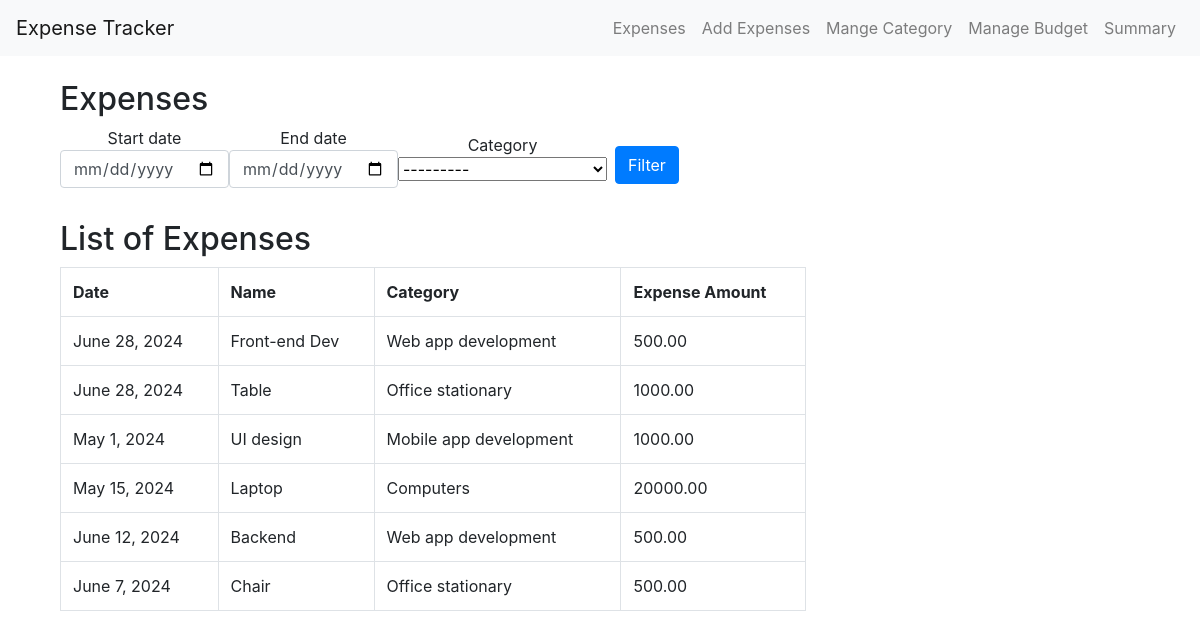
The page / on the database its author committed.
### expenses/models.py (models this page shows, shortened)
class Expense(models.Model):
    category = models.ForeignKey(Category, on_delete=models.CASCADE)
    name = models.CharField(max_length=255)
    amount = models.DecimalField(max_digits=10, decimal_places=2)
    date = models.DateField()

class Category(models.Model):
    name = models.CharField(max_length=100)
    def __str__(self):
        return self.name

### expenses/views.py (the view, shortened to what this page needs)
# urls.py: path('', views.list_expenses, name='list_expenses'),
def list_expenses(request):
    form = ExpenseFilterForm(request.GET or None)
    expenses = Expense.objects.all()
    return render(request, 'expenses/list_expenses.html', {'expenses': expenses, 'form': form})

### expenses/forms.py
class ExpenseFilterForm(forms.Form):
    start_date = forms.DateField(required=False, widget=forms.DateInput(attrs={'type': 'date'}))
    end_date = forms.DateField(required=False, widget=forms.DateInput(attrs={'type': 'date'}))
    category = forms.ModelChoiceField(queryset=Category.objects.all(), required=False)

### expenses/templates/expenses/list_expenses.html
{% extends 'expenses/base.html' %}
{% load static %}
{%load crispy_forms_tags %}
{% block content %}
<div class="col-md-10">
    <h2>Expenses</h2>
    <form method="get" class="form-inline mb-3">
        {{ form|crispy }}
        <button type="submit" class="btn btn-primary ml-2">Filter</button>
    </form>
<h2>List of Expenses</h2>
<table class="table table-bordered col-md-10">
    <tr>
        <th>Date</th>
        <th>Name</th>
        <th>Category</th>
        <th>Expense Amount</th>
    </tr>
    {% for expense in expenses %}
    <tr>
        <td>{{ expense.date }}</td>
        <td>{{ expense.name }}</td>
        <td>{{ expense.category.name }}</td>
        <td>{{ expense.amount }}</td>
    </tr>
    {% endfor %}
</table>
{% endblock %}

### expenses/templates/expenses/base.html (shortened to what this page needs)
{% load static %}
<!DOCTYPE html>
<html lang="en">
<head>
    <link rel="stylesheet" href="{% static 'expenses/style.css' %}">
    <link href="https://stackpath.bootstrapcdn.com/bootstrap/4.5.2/css/bootstrap.min.css" rel="stylesheet">
</head>
<body>
    <nav class="navbar navbar-expand-lg navbar-light bg-light">
        <a class="navbar-brand" href="{% url 'list_expenses' %}">Expense Tracker</a>
        <div class="collapse navbar-collapse">
            <ul class="navbar-nav ml-auto">
                <li class="nav-item"><a class="nav-link" href="{% url 'list_expenses' %}">Expenses</a></li>
                <li class="nav-item"><a class="nav-link" href="{% url 'add_expense' %}">Add Expenses</a></li>
                <li class="nav-item"><a class="nav-link" href="{% url 'list_categories' %}">Mange Category</a></li>
                <li class="nav-item"><a class="nav-link" href="{% url 'list_budgets' %}">Manage Budget</a></li>
                <li class="nav-item"><a class="nav-link" href="{% url 'summary' %}">Summary</a></li>
            </ul>
        </div>
    </nav>
    <div class="container mt-4">
        {% block content %}
        {% endblock %}
    </div>
</body>
</html>

### rows shown on the page
Expense: date "June 28, 2024", name "Front-end Dev", category.name "Web app development", amount "500.00"
Expense: date "June 28, 2024", name "Table", category.name "Office stationary", amount "1000.00"
Expense: date "May 1, 2024", name "UI design", category.name "Mobile app development", amount "1000.00"
Expense: date "May 15, 2024", name "Laptop", category.name "Computers", amount "20000.00"
Expense: date "June 12, 2024", name "Backend", category.name "Web app development", amount "500.00"
Expense: date "June 7, 2024", name "Chair", category.name "Office stationary", amount "500.00"
